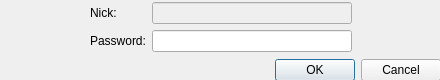
<?xml version="1.0" encoding="UTF-8"?>
<ui version="4.0">
 <class>uiProfileEdit</class>
 <widget class="QDialog" name="uiProfileEdit">
  <property name="geometry">
   <rect>
    <x>0</x>
    <y>0</y>
    <width>440</width>
    <height>80</height>
   </rect>
  </property>
  <property name="minimumSize">
   <size>
    <width>440</width>
    <height>80</height>
   </size>
  </property>
  <property name="maximumSize">
   <size>
    <width>440</width>
    <height>80</height>
   </size>
  </property>
  <property name="windowTitle">
   <string>Dialog</string>
  </property>
  <widget class="QWidget" name="verticalLayoutWidget">
   <property name="geometry">
    <rect>
     <x>0</x>
     <y>0</y>
     <width>441</width>
     <height>81</height>
    </rect>
   </property>
   <layout class="QVBoxLayout" name="verticalLayout">
    <item>
     <layout class="QHBoxLayout" name="horizontalLayout_2">
      <item>
       <spacer name="horizontalSpacer">
        <property name="orientation">
         <enum>Qt::Horizontal</enum>
        </property>
        <property name="sizeHint" stdset="0">
         <size>
          <width>40</width>
          <height>20</height>
         </size>
        </property>
       </spacer>
      </item>
      <item>
       <layout class="QFormLayout" name="formLayout">
        <property name="formAlignment">
         <set>Qt::AlignLeading|Qt::AlignLeft|Qt::AlignVCenter</set>
        </property>
        <item row="0" column="0">
         <widget class="QLabel" name="label_nick">
          <property name="text">
           <string>Nick:</string>
          </property>
         </widget>
        </item>
        <item row="1" column="0">
         <widget class="QLabel" name="label_password">
          <property name="text">
           <string>Password:</string>
          </property>
         </widget>
        </item>
        <item row="0" column="1">
         <widget class="QLineEdit" name="lineEdit_nick">
          <property name="enabled">
           <bool>false</bool>
          </property>
          <property name="minimumSize">
           <size>
            <width>200</width>
            <height>0</height>
           </size>
          </property>
         </widget>
        </item>
        <item row="1" column="1">
         <widget class="QLineEdit" name="lineEdit_password">
          <property name="minimumSize">
           <size>
            <width>200</width>
            <height>0</height>
           </size>
          </property>
          <property name="echoMode">
           <enum>QLineEdit::Password</enum>
          </property>
         </widget>
        </item>
       </layout>
      </item>
      <item>
       <spacer name="horizontalSpacer_2">
        <property name="orientation">
         <enum>Qt::Horizontal</enum>
        </property>
        <property name="sizeHint" stdset="0">
         <size>
          <width>40</width>
          <height>20</height>
         </size>
        </property>
       </spacer>
      </item>
     </layout>
    </item>
    <item>
     <widget class="QDialogButtonBox" name="buttonBox">
      <property name="standardButtons">
       <set>QDialogButtonBox::Cancel|QDialogButtonBox::Ok</set>
      </property>
     </widget>
    </item>
   </layout>
  </widget>
 </widget>
 <resources/>
 <connections/>
</ui>
